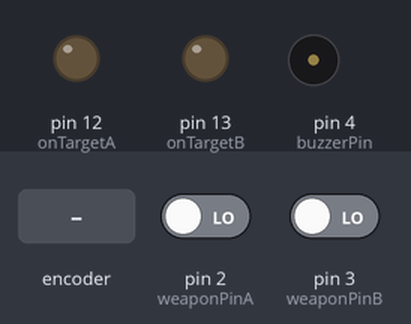
Recording of a sketch running on a simulated Arduino Uno, built with avr-gcc and run on an emulated ATmega328P. Parts: output pins drawn as LEDs (lit = HIGH), buzzer (waves = sounding). The test bench sets the inputs (shaded band); at power-on: pin 2 (weaponPinA) LOW, pin 3 (weaponPinB) LOW. What the sketch prints to the serial monitor is not drawn.

Above: at 1.2 s.
1.3 s: rotary encoder on pin 2 (weaponPinA) / pin 3 (weaponPinB) turned 1 step (first pin leading)
At 2.3 s:
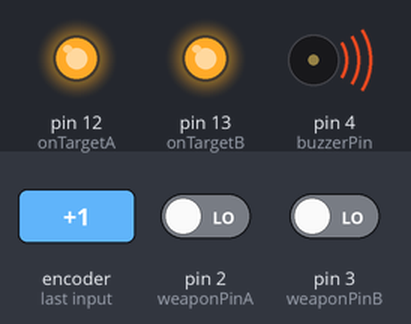
At 3.8 s:
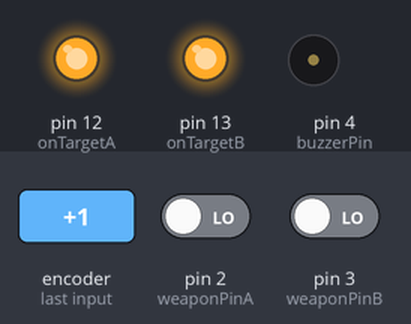
Timing chart, 0 to 10.5 s (numbered marks = the images above; inputs shaded):
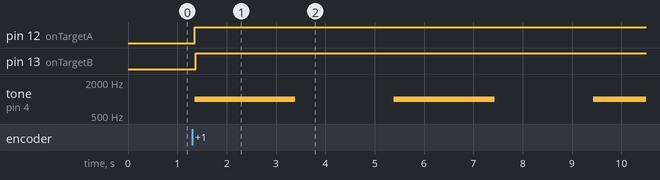

The sketch:

RazzyEpee.ino
```cpp
//===========================================================================
//
//  Desc:    Arduino Code for an epee fencing scoring apparatus
//  Dev:     Keaheyp
//  Date:    Nov 2014
//  Citation:  Code and ideas pulled from wnew's epeeBox on github, thank you!!
//  Updated:
//  Notes:   State machine implementation of an epee scoring box.
//
//  To do:
//              Test to see if adding interrupts is actually needed or if current
//              implementation is within FIE timing variances
//===========================================================================

//============
// #Variable Instantiation
//============


// Pin Configuration

//red & green target lights
const uint8_t onTargetA  = 12;        // On TargetA LED pin
const uint8_t onTargetB  = 13;        // On TargetB LED pin

//weapons
const uint8_t weaponPinA = 2;         // WeaponA pin
const uint8_t weaponPinB = 3;         // WeaponB pin
uint8_t weaponA          = 0;
uint8_t weaponB          = 0;

const uint8_t buzzerPin  = 4;

//boolean variables
boolean hitA = false;
boolean hitB = false;

//timing variables
long timeHitA     = 0;
long timeHitB     = 0;
long timeFirstHit = 0;

//Default const variables
int lockOut        = 40;    // the lockout time between hits for epee is 40ms
int minHitDuration = 4;     // the minimum amount of time the tip needs to be depressed 4ms

//state variable
int state = 1;

void setup() {
   //Setup OUTPUTS
   pinMode(onTargetA,  OUTPUT);
   pinMode(onTargetB,  OUTPUT);
   //SETUP INPUTS
   pinMode(weaponPinA, INPUT);
   pinMode(weaponPinB, INPUT);

   pinMode(buzzerPin,  OUTPUT);

   Serial.begin(9600);
   Serial.println("Epee Scoring Box Init");
   Serial.println("====================");
}
//Main Loop, will use state system
/*
  state 1 = waiting for first hit
  state 2 = waiting for second hit
  state 3 = reset variables
*/
void loop() {


  weaponA = digitalRead(weaponPinA);
  weaponB = digitalRead(weaponPinB);

   //Debugging
 /*Serial.print("Weapon A:");
   Serial.println(weaponA);
   Serial.println(weaponB);*/

   //waiting for first hit state
   if(state==1)
   {
     if(weaponA == 1 || weaponB == 1)
     {
       //record time of weapon hit
       timeFirstHit = millis();
       //turn buzzer on and LED for which weapon hit
       tone(buzzerPin, 1000);
       if(weaponA==1){digitalWrite(onTargetA, HIGH);hitA=true;}
       if(weaponB==1){digitalWrite(onTargetB, HIGH);hitB=true;}
       //switch to waiting for second hit state
       state = 2;
     }
   }
   //waiting for second hit
   else if(state == 2)
   {
     //wait for second hit if still within lockout time
     if(timeFirstHit + lockOut > millis())
     {
       if(weaponA==1 && hitA == false){digitalWrite(onTargetA, HIGH);hitA=true;}
       if(weaponB==1 && hitB == false){digitalWrite(onTargetB, HIGH);hitB=true;}
     }
     else
     {
       //switch to reset state when lockout expires
       state = 3;
     }
   }
   //lockout time expired keep buzzer on for 2 seconds and lights on for 4 seconds (2 more than buzzer) then reset
   else if(state == 3)
   {
     delay(2000);
     noTone(buzzerPin);
     delay(2000);
     if(hitA == true){digitalWrite(onTargetA, LOW);}
     if(hitB == true){digitalWrite(onTargetB, LOW);}
     hitA = false;
     hitB = false;
     timeFirstHit = 0;
     state = 1;
   }
}
```

Measured:
- after the input at 1.3 s, pin 12 (onTargetA): LOW → HIGH after 0.05 s; pin 13 (onTargetB): LOW → HIGH after 0.08 s; tone on pin 4 (buzzerPin): alternates 1000 Hz for 2.0 s and silent for 2.0 s, starting after 0.05 s
